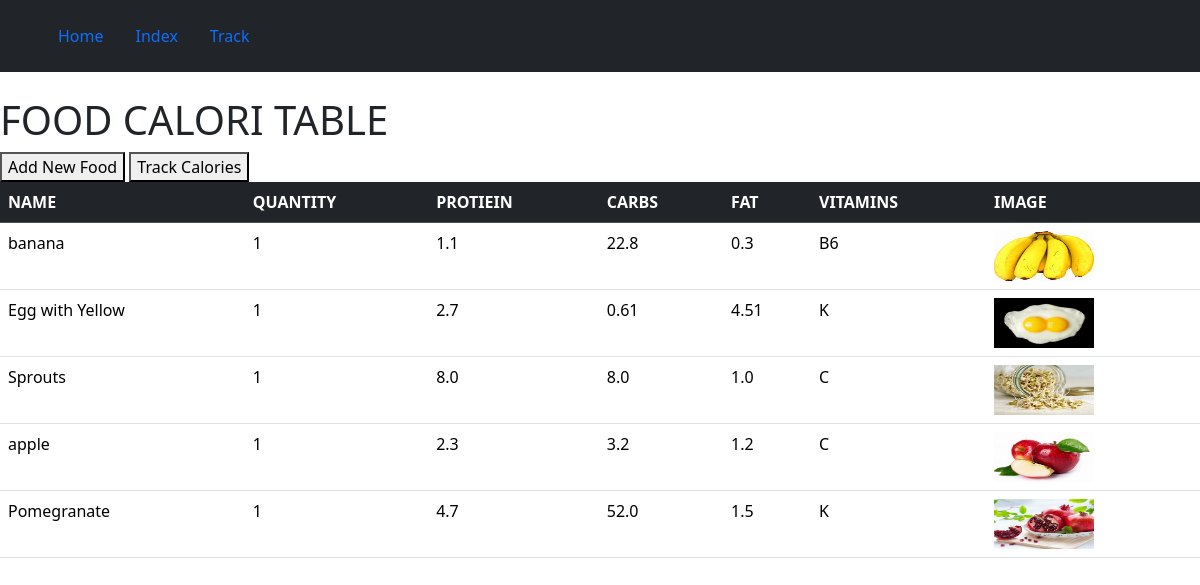
The app's page /index/ with its own data.
### foodapp/models.py (models this page shows, shortened)
class food(models.Model):
    name = models.CharField(max_length=100)
    quantity = models.IntegerField()
    protein = models.FloatField()
    carbs = models.FloatField()
    fat = models.FloatField()
    type = models.CharField(max_length=100)
    vitamins = models.CharField(max_length=100)
    img = models.ImageField(upload_to='img',blank=True)

### foodapp/views.py (the view)
# urls.py: path('index/',views.index,name='index'),
def index(request):
    data = food.objects.all()
    return render(request,'index.html',{'data':data})

### templates/index.html
{% extends 'base.html' %}
{% block content %}
<br>
  <h1>FOOD CALORI TABLE</h1>
  <a href="{% url 'new_food' %}"><button>Add New Food</button></a>
  <a href="{% url 'track' %}"><button>Track Calories</button></a>
  <table class="table" width="80%">
    <thead class="table-dark">
      <tr>
        <th>NAME</th>
        <th>QUANTITY</th>
        <th>PROTIEIN</th>
        <th>CARBS</th>
        <th>FAT</th>
        <th>VITAMINS</th>
        <th>IMAGE</th>
      </tr>
    </thead>
    <tbody>
      {% for i in data %}
      <tr>
        <td>{{i.name}}</td>
        <td>{{i.quantity}}</td>
        <td>{{i.protein}}</td>
        <td>{{i.carbs}}</td>
        <td>{{i.fat}}</td>
        <td>{{i.vitamins}}</td>
        {% if i.img %}
        <td><img src="{{i.img.url}}" alt="Image not available" height="50px" width="100px"></td>
        {% endif %}
      </tr>
      {% endfor %}
    </tbody>
  </table>
  {% endblock %}

### records on screen
food: name "banana", quantity "1", protein "1.1", carbs "22.8", fat "0.3", vitamins "B6", img (picture)
food: name "Egg with Yellow", quantity "1", protein "2.7", carbs "0.61", fat "4.51", vitamins "K", img (picture)
food: name "Sprouts", quantity "1", protein "8.0", carbs "8.0", fat "1.0", vitamins "C", img (picture)
food: name "apple", quantity "1", protein "2.3", carbs "3.2", fat "1.2", vitamins "C", img (picture)
food: name "Pomegranate", quantity "1", protein "4.7", carbs "52.0", fat "1.5", vitamins "K", img (picture)
